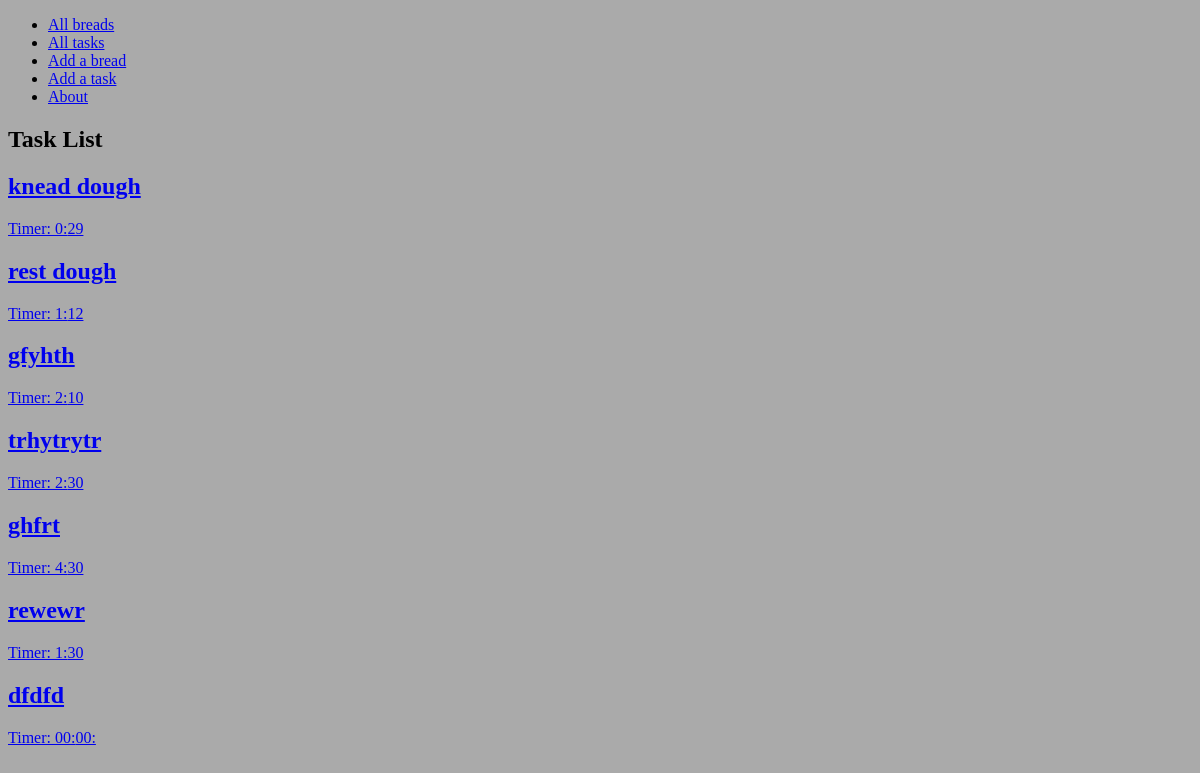
The page /tasks/ on the database as committed earlier.
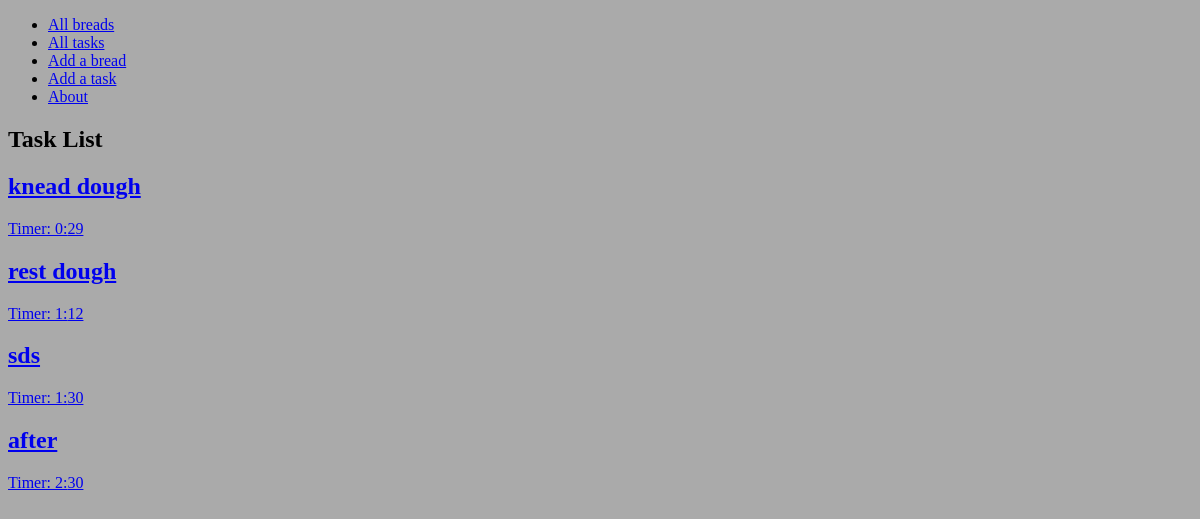
The same page on the database as committed later.
### main_app/models.py (models this page shows, shortened)
class Task(models.Model):
  name = models.CharField(max_length=100)
  hours = models.CharField(max_length=2)
  minutes = models.CharField(max_length=2)
  user = models.ForeignKey(User, on_delete=models.CASCADE)

### main_app/views.py (the view)
# urls.py: path('tasks/', views.TaskList.as_view(), name='tasks_index'),
class TaskList(ListView):
  model = Task

### main_app/templates/main_app/task_list.html (shortened to what this page needs)
{% extends 'base.html' %} {% load static %}  {% block content %}
<section class="page-header">
  <h1>Task List</h1>
</section>
<section class="card-container">
  {% for task in task_list %}
  <div class="card">
    <a href="{% url 'tasks_detail' task.id %}">
      <div class="card-content">
        <h2>{{ task.name }}</h2>
        <p> Timer: {% if task.hours %}{{ task.hours }}{% else %}00{% endif %}:{{ task.minutes }}</p>
      </div>
    </a>
  </div>
  {% endfor %}
</section>
{% endblock %}

### main_app/templates/base.html (shortened to what this page needs)
{% load static %}
<!DOCTYPE html>
<html lang="en">
  <head>
    <link rel="stylesheet" type="text/css" href="{% static 'css/base.css' %}" />
  </head>
  <body>
    <header>
   <nav>
      <ul>
          <li><a href="{% url 'breads_index' %}">All breads</a></li>
          <li><a href="{% url 'tasks_index' %}">All tasks</a></li>
          <li><a href="{% url 'breads_create' %}">Add a bread</a></li>
          <li><a href="{% url 'tasks_create' %}">Add a task</a></li>
          <li><a href="{% url 'about' %}">About</a></li>
      </ul>
    </nav>
    </header>
    <main>{% block content %} {% endblock %}</main>
  </body>
</html>

### main_app/static/css/base.css (style rules this page uses)
html { background-color: #AAA; }

Rows that differ between the two databases and show on the page:
removed Task: name "gfyhth", hours "2", minutes "10"
removed Task: name "trhytrytr", hours "2", minutes "30"
removed Task: name "ghfrt", hours "4", minutes "30"
removed Task: name "rewewr", hours "1", minutes "30"
removed Task: name "dfdfd", hours "00", minutes "00:"
added Task: name "sds", hours "1", minutes "30"
added Task: name "after", hours "2", minutes "30"
